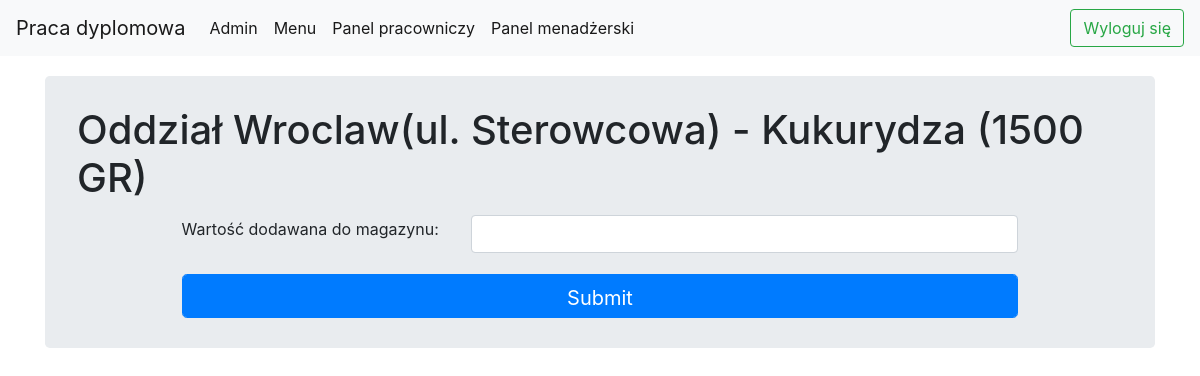
Page /manage_restaurants/restaurant/add_ingredient_to_storage/25/ (signed in) on the earlier database version.
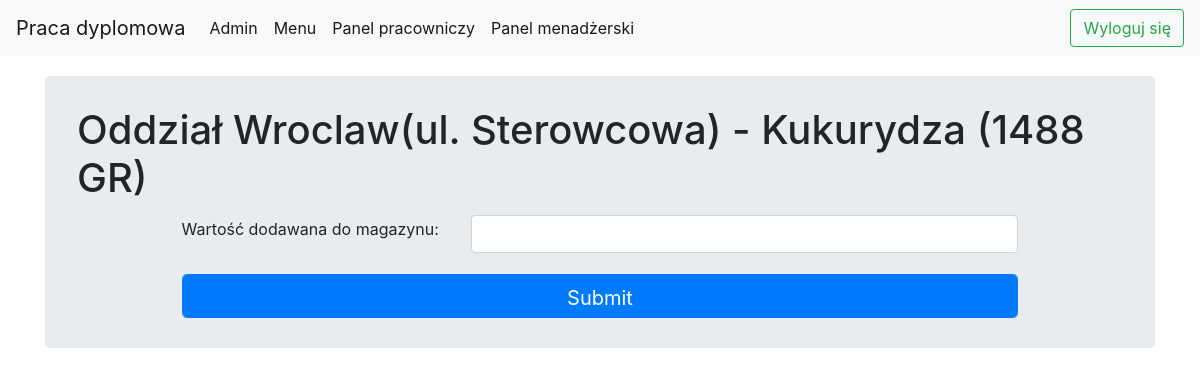
Same page on the later database version.
### restaurantApp/models.py (models this page shows, shortened)
class Storage(models.Model):
    restaurant = models.ForeignKey(Restaurant, on_delete=models.CASCADE, blank=True, null=True)
    ingredient = models.ForeignKey(Ingredient, on_delete=models.CASCADE)
    quantity = models.IntegerField()
    def __str__(self):
        return f"{self.restaurant} - {self.ingredient.name} ({self.quantity} {self.ingredient.quantity_type})"

class Restaurant(models.Model):
    address = models.OneToOneField(Address, on_delete=models.CASCADE)
    def __str__(self):
        return f"Oddział {self.address.city}(ul. {self.address.street_name})"

class Address(models.Model):
    street_name = models.CharField(max_length=100)
    street_number = models.IntegerField()
    house_number = models.IntegerField(null=True, blank=True)
    city = models.CharField(max_length=100)
    zip_code = models.CharField(max_length=10)

class Ingredient(models.Model):
    name = models.CharField(max_length=100)
    QUANTITY_TYPES = (
        ('GR', 'Gramy'),
        ('SZT', 'Sztuki')
    )
    quantity_type = models.CharField(max_length=3, choices=QUANTITY_TYPES, default='GR')
    INGREDIENT_TYPES = (
        ('ND', 'NOT DEFINED'),
        ('S', 'Ser'),
        ('M', 'Mięso'),
        ('W', 'Warzywo'),
        ('N', 'Napój'),
    )
    ingredient_type = models.CharField(max_length=3, choices=INGREDIENT_TYPES, default='ND')

### restaurantApp/views.py (the view)
    def _wrapped_view_func(request, *args, **kwargs):
        if request.user.employee.position != "M":
            return HttpResponse('Nie posiadasz uprawnień')
        else:
            return view_func(request, *args, **kwargs)

### restaurantApp/views.py (called while the page is built)
def manager_required(view_func):
    def _wrapped_view_func(request, *args, **kwargs):
        if request.user.employee.position != "M":
            return HttpResponse('Nie posiadasz uprawnień')
        else:
            return view_func(request, *args, **kwargs)
    return _wrapped_view_func

@login_required
@manager_required
def add_ingredient_to_storage(request, id):
    storage = Storage.objects.get(id=id)
    if request.method == "POST":
        quantity = request.POST.get('quantity')
        storage.add_quantity(int(quantity))
        restaurant_id = storage.restaurant.id
        return redirect(f"/manage_restaurants/M/{restaurant_id}/")
    return render(request, "restaurantApp/add_ingredient_to_storage.html", {"storage": storage})

### templates/restaurantApp/add_ingredient_to_storage.html (shortened to what this page needs)
<!DOCTYPE html>
{% extends "restaurantApp/base.html" %}
{% load static %}
{% block css_block %}
    <link rel="stylesheet" type="text/css" href="{% static 'css/control_panel.css' %}">
    <link rel="stylesheet" type="text/css" href="{% static 'css/forms.css' %}">
{% endblock css_block %}
{% block body_block %}
    <div class="jumbotron">
        <h1>{{ storage }}</h1>
        <div class="form-default">
            <form method="post" enctype="multipart/form-data">
                <div class="form-group row">
                    <label for="increment-ingredient" class="col-sm-4 col-form-label">Wartość dodawana do
                        magazynu:</label>
                    <div class="col-sm-8">
                        <input id="increment-ingredient" class="form-control" type="number" name="quantity">
                    </div>
                </div>
                <input class="form-control btn btn-primary btn-lg" type="submit">
            </form>
        </div>
    </div>
{% endblock %}

Differences in the rows shown:
changed Storage: restaurant+ingredient+quantity "Oddział Wroclaw(ul. Sterowcowa) - Kukurydza (1500 GR)" → "Oddział Wroclaw(ul. Sterowcowa) - Kukurydza (1488 GR)"
